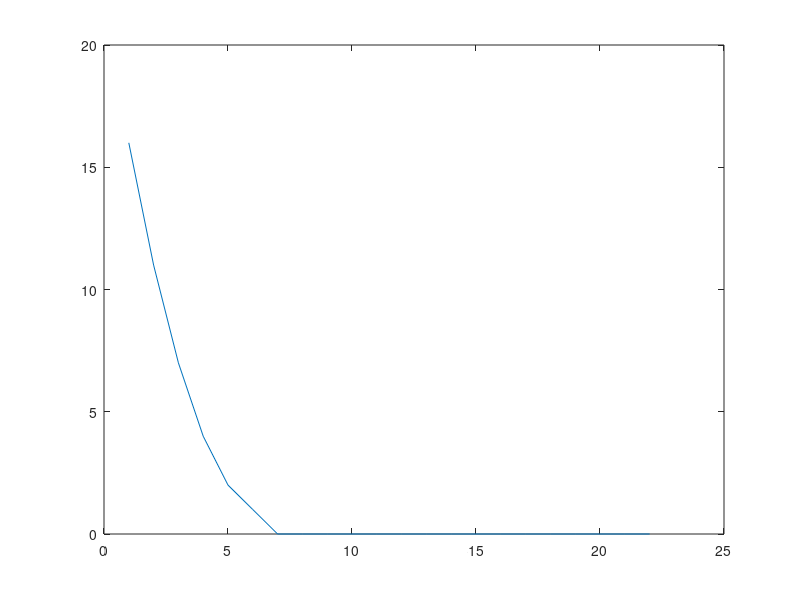

Reproduce this figure in MATLAB.
width = 20;

grid = zeros(1, width + 2);
grid(1) = 16;

its = 500;

for it = 1:its
    for i = 2:width
        grid(i) = round(mean([grid(i-1) grid(i) grid(i+1)]));
    end
end

figure
plot(grid);

%[X, Y] = meshgrid(1:width + 2, 1:width + 2);
%surf(X, Y, grid);
